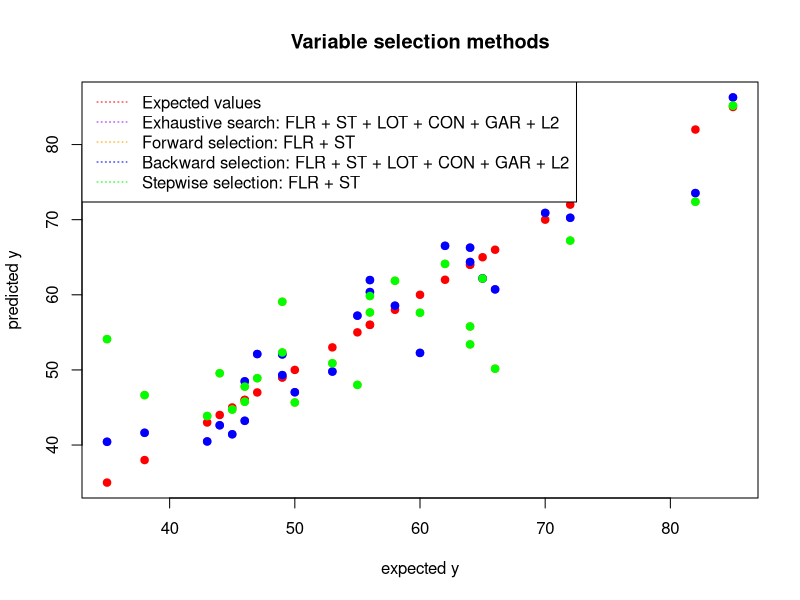

This chart was generated by the following R code:
# p-value: low chances predicted value was obtained randomly

get_forward_combination <- function(data_frame, output_name, variable_names, alpha = 0.05) {
  final_combination <- NULL
  while (length(variable_names)) {
    minimum_p_value <- alpha * 2
    final_index <- NULL
    for (index in seq_along(variable_names)) {
      combination <- c(final_combination, variable_names[index])
      combination <- paste(combination, collapse = " + ")
      model <- lm(as.formula(paste(output_name, combination, sep = " ~ ")), data = data_frame)
      p_value <- summary(model)$coefficients[nrow(summary(model)$coefficients), 4]
      if (p_value < minimum_p_value) {
        minimum_p_value <- p_value
        final_index <- index
      }
    }
    if (minimum_p_value <= alpha) {
      final_combination <- c(final_combination, variable_names[final_index])
      variable_names <- variable_names[-final_index]
    } else {
      return(paste(final_combination, collapse = " + "))
    }
  }
  paste(final_combination, collapse = " + ")
}

get_backward_combination <- function(data_frame, output_name, variable_names, alpha = 0.05) {
  combination <- variable_names
  while (length(combination)) {
    model <- lm(as.formula(paste(output_name, paste(combination, collapse = " + "), sep = " ~ ")), data = data_frame)
    maximum_p_value <- alpha / 2
    final_index <- NULL
    for (index in seq_along(combination)) {
      p_value <- summary(model)$coefficients[index + 1, 4]
      if (p_value > maximum_p_value) {
        maximum_p_value <- p_value
        final_index <- index
      }
    }
    if (maximum_p_value > alpha) {
      combination <- combination[-final_index]
    } else {
      return(paste(combination, collapse = " + "))
    }
  }
  paste(combination, collapse = " + ")
}

get_stepwise_combination <- function(data_frame, output_name, variable_names, alpha = 0.05) {
  final_combination <- NULL
  while (length(variable_names)) {
    minimum_p_value <- alpha * 2
    final_index <- NULL
    for (index in seq_along(variable_names)) {
      combination <- c(final_combination, variable_names[index])
      combination <- paste(combination, collapse = " + ")
      model <- lm(as.formula(paste(output_name, combination, sep = " ~ ")), data = data_frame)
      p_value <- summary(model)$coefficients[nrow(summary(model)$coefficients), 4]
      if (p_value < minimum_p_value) {
        minimum_p_value <- p_value
        final_index <- index
      }
    }
    if (minimum_p_value <= alpha) {
      final_combination <- c(final_combination, variable_names[final_index])
      variable_names <- variable_names[-final_index]
      while (length(final_combination)) {
        model <- lm(as.formula(paste(output_name, paste(final_combination, collapse = " + "), sep = " ~ ")),
                    data = data_frame)
        maximum_p_value <- alpha / 2
        final_index <- NULL
        for (index in seq_along(final_combination)) {
          p_value <- summary(model)$coefficients[index + 1, 4]
          if (p_value > maximum_p_value) {
            maximum_p_value <- p_value
            final_index <- index
          }
        }
        if (maximum_p_value > alpha) {
          variable_names <- c(variable_names, final_combination[final_index])
          final_combination <- final_combination[-final_index]
        } else {
          break
        }
      }
    } else {
      return(paste(final_combination, collapse = " + "))
    }
  }
  paste(final_combination, collapse = " + ")
}

data_frame <- read.table("house.dat", header = TRUE)
observation_number <- nrow(data_frame)
variable_number <- ncol(data_frame) - 1
if (variable_number < 1 || observation_number < 1) {
  stop("Invalid dataset.")
}
output_values <- data_frame[, 1]
output_name <- names(data_frame)[1]
variable_names <- names(data_frame)[2:(variable_number + 1)]
exhaustive_combination <- "FLR + ST + LOT + CON + GAR + L2"
exhaustive_model <- lm(as.formula(paste(output_name, exhaustive_combination, sep = " ~ ")), data = data_frame)
summary(exhaustive_model)
forward_combination <- get_forward_combination(data_frame, output_name, variable_names, alpha = 0.05)
forward_model <- lm(as.formula(paste(output_name, forward_combination, sep = " ~ ")), data = data_frame)
summary(forward_model)
backward_combination <- get_backward_combination(data_frame, output_name, variable_names, alpha = 0.05)
backward_model <- lm(as.formula(paste(output_name, backward_combination, sep = " ~ ")), data = data_frame)
summary(backward_model)
stepwise_combination <- get_stepwise_combination(data_frame, output_name, variable_names, alpha = 0.05)
stepwise_model <- lm(as.formula(paste(output_name, stepwise_combination, sep = " ~ ")), data = data_frame)
summary(stepwise_model)
matplot(output_values, cbind(output_values, fitted(exhaustive_model), fitted(forward_model), fitted(backward_model),
                             fitted(stepwise_model)), type = 'p', pch = 19, col = c("red", "purple", "orange", "blue",
                                                                                    "green"), xlab = 'expected y',
        ylab = 'predicted y', main = "Variable selection methods")
legend("topleft", lty = 3, col = c("red", "purple", "orange", "blue", "green"),
       legend = c("Expected values",
                  paste0("Exhaustive search: ", exhaustive_combination),
                  paste0("Forward selection: ", forward_combination),
                  paste0("Backward selection: ", backward_combination),
                  paste0("Stepwise selection: ", stepwise_combination)))